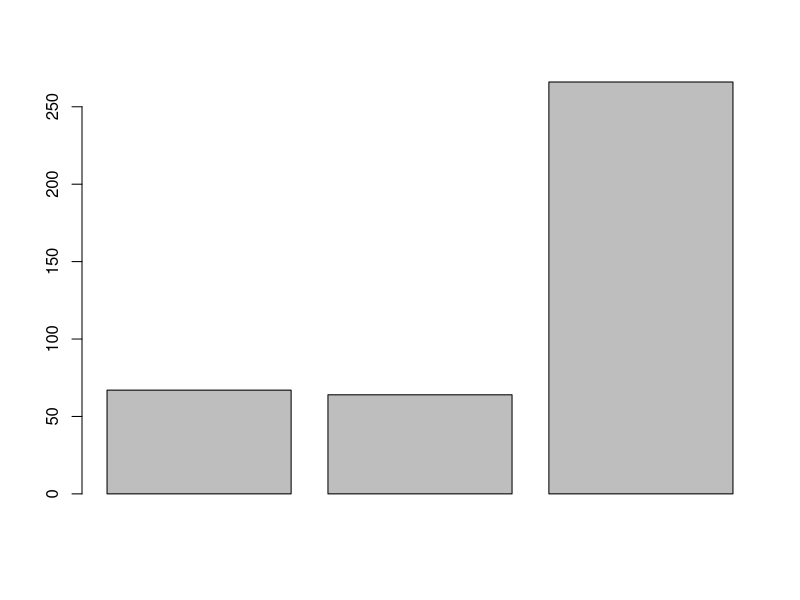
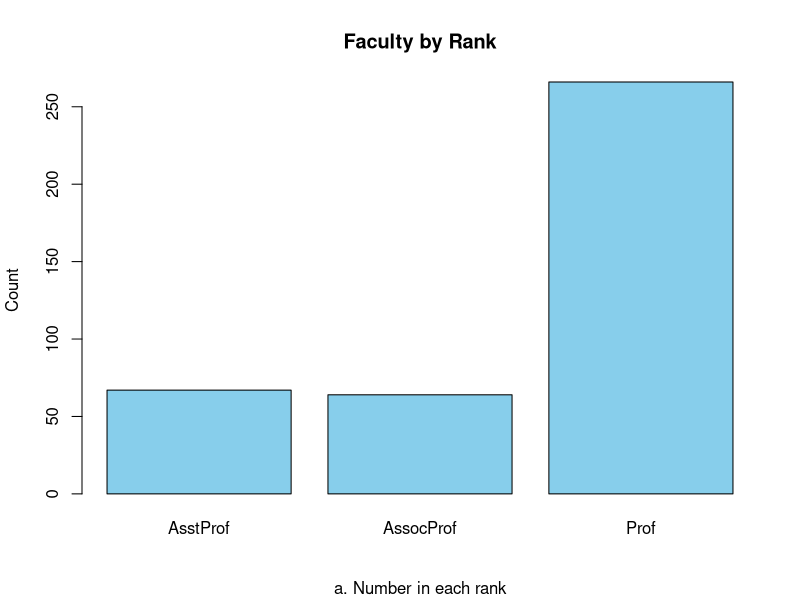
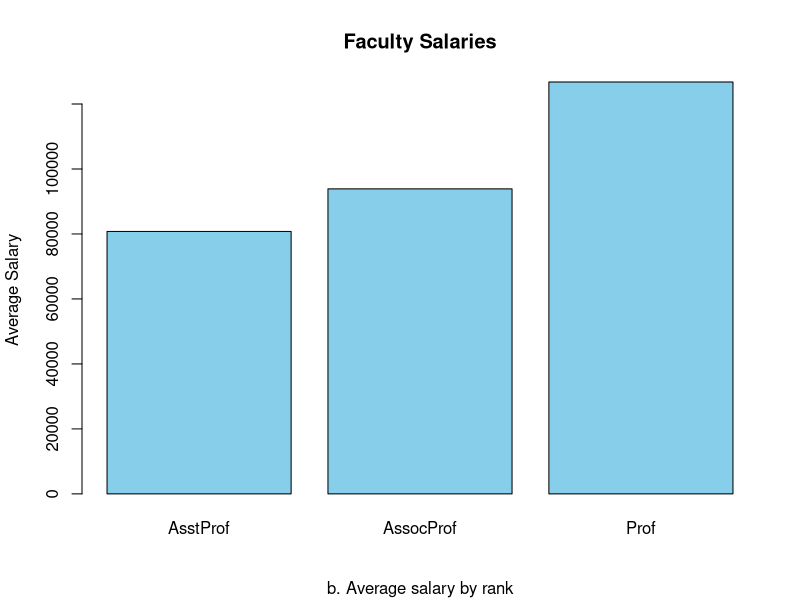
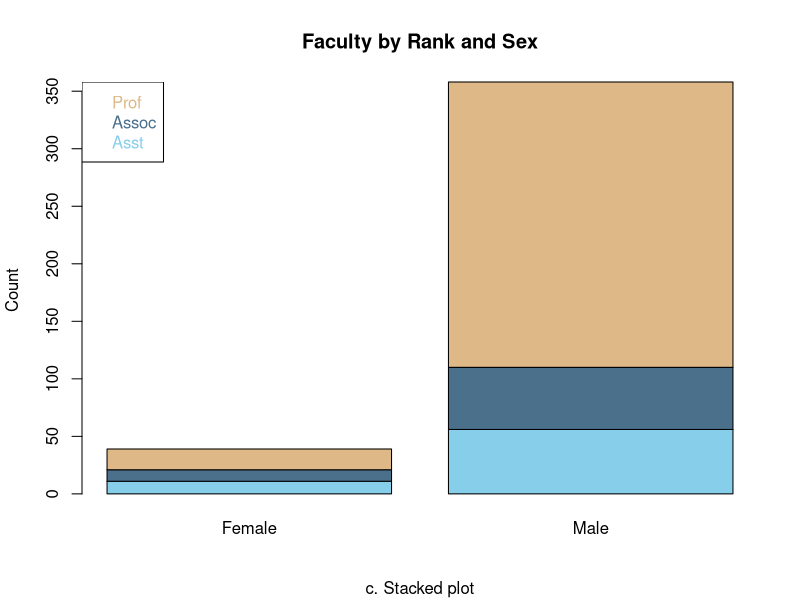
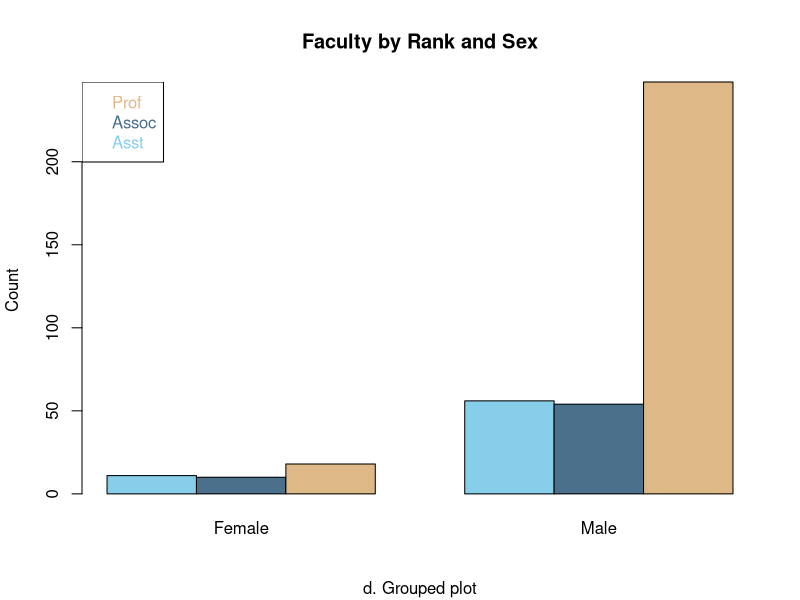
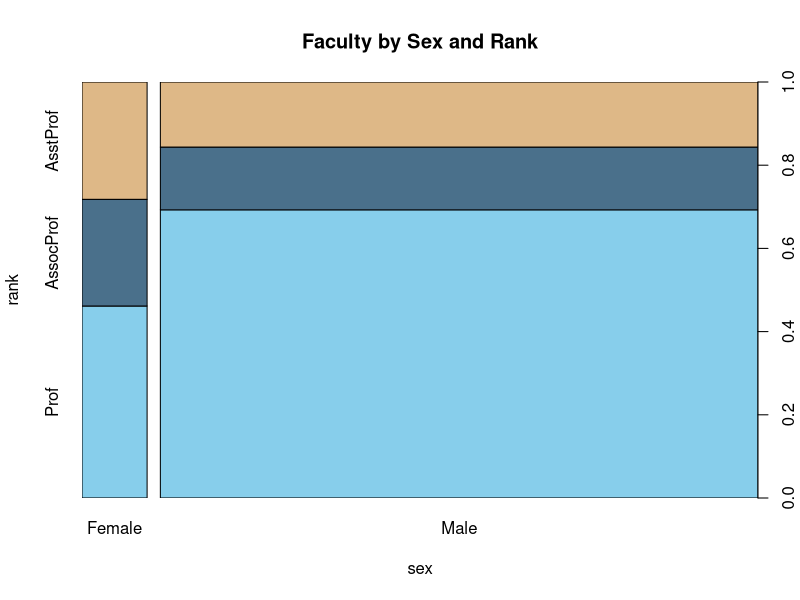
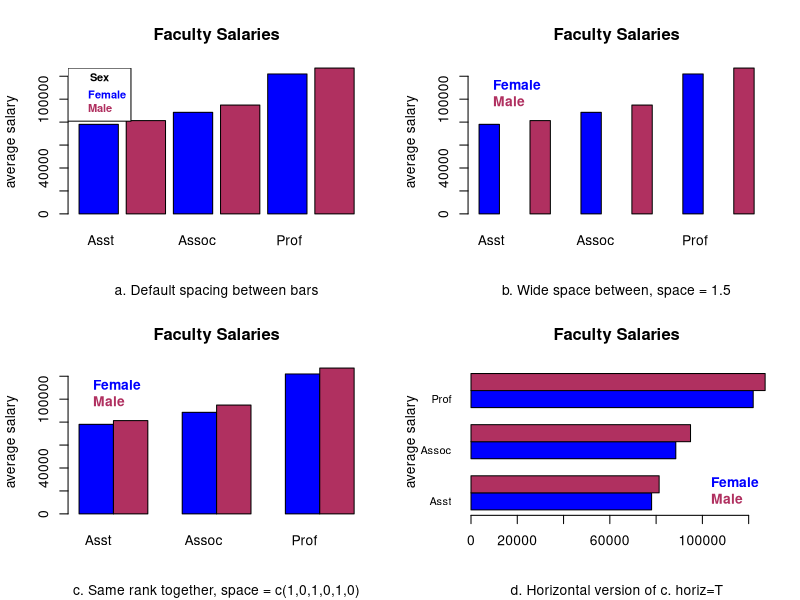

The R script that drew these images, in order:
ranknum = c(67,64,266)

barplot(ranknum)

# preliminary to Fig. 9-1
install.packages("car")   # if you have not yet installed car
library(car)
attach(Salaries)
rankcount = table(rank) #get counts & save in vector rankcount
rankcount           # print results

# Fig. 9-1a
barplot(rankcount, ylab = "Count", col = "skyblue",
  main = "Faculty by Rank", sub = "a. Number in each rank")

aver = aggregate(salary ~ rank, FUN = mean) # aver is new vector
aver   # see what is in aver

# Fig. 9-1b- bar height shows mean salary, names are ranks
barplot(aver$salary, ylab = "Average Salary",
  names.arg = aver$rank, col = "skyblue",
  main = "Faculty Salaries", sub = "b. Average salary by rank")

rank2 = table(rank,sex)
rank2

# Fig. 9-1c
barplot(rank2, ylab = "Count", names.arg = c("Female","Male"),
  main = "Faculty by Rank and Sex",
  col = c("skyblue","skyblue4","burlywood"),
  sub = "c. Stacked plot")
legend("topleft", c("Prof","Assoc","Asst"),
  text.col = c("burlywood","skyblue4","skyblue"))

# Fig. 9-1d
barplot(rank2, ylab = "Count", names.arg = c("Female","Male"),
  main = "Faculty by Rank and Sex",
  col = c("skyblue","skyblue4","burlywood"),
  sub = "d. Grouped plot", beside = T)
legend("topleft", c("Prof","Assoc","Asst"),
  text.col = c("burlywood","skyblue4","skyblue"))

# script for Figure 9-2
rank3 = table(sex, rank)
rank3

spineplot(rank3, col = c("skyblue","skyblue4","burlywood"),
  main = "Faculty by Sex and Rank")

# Script for Fig. 9-3
library(car)  # Fig. 9-3
attach(Salaries)
par(mfrow = c(2, 2))
grp.sal = aggregate(
  salary ~ sex * rank, FUN = mean) # mean of each group

# labels reused several times, can type vector name in commands
rankname = c(" Asst", " ", "  Assoc", " ", " Prof", "")
sexcol = c("blue", "maroon")
sexlab = c("Female", "Male")

# Fig. 9-3a
barplot(grp.sal$salary, ylab = "average salary",
  names.arg = rankname, col = sexcol,
  main = "Faculty Salaries",
  sub = "a. Default spacing between bars")
legend("topleft", sexlab, text.col = sexcol,
  text.font = 2, title = "Sex",
  title.col = "black", cex = 0.8)

# Fig. 9-3b
barplot(grp.sal$salary, ylab = "average salary",
  names.arg = rankname,  col = sexcol,
  main = "Faculty Salaries", space = 1.5,
  sub = "b. Wide space between, space = 1.5")
legend("topleft", sexlab, text.col = sexcol, text.font = 2,
  bty = "n")

# Fig. 9-3c
barplot(grp.sal$salary, ylab = "average salary",
  names.arg = rankname, col = sexcol,
  main = "Faculty Salaries", space = c(1, 0, 1, 0, 1, 0),
  sub = "c. Same rank together, space = c(1,0,1,0,1,0)")
legend("topleft", sexlab, text.col = sexcol,
  text.font = 2, bty = "n")

# Fig. 9-3d
barplot(grp.sal$salary, ylab = "average salary", col = sexcol,
  main = "Faculty Salaries", space = c(1, 0, 1, 0, 1, 0),
  horiz = T, sub = "d. Horizontal version of c. horiz=T",
  names.arg = rankname,
  cex.names = 0.8, las = 1)
legend("bottomright", sexlab, text.col = sexcol,
  text.font = 2, bty = "n")

detach(Salaries)
